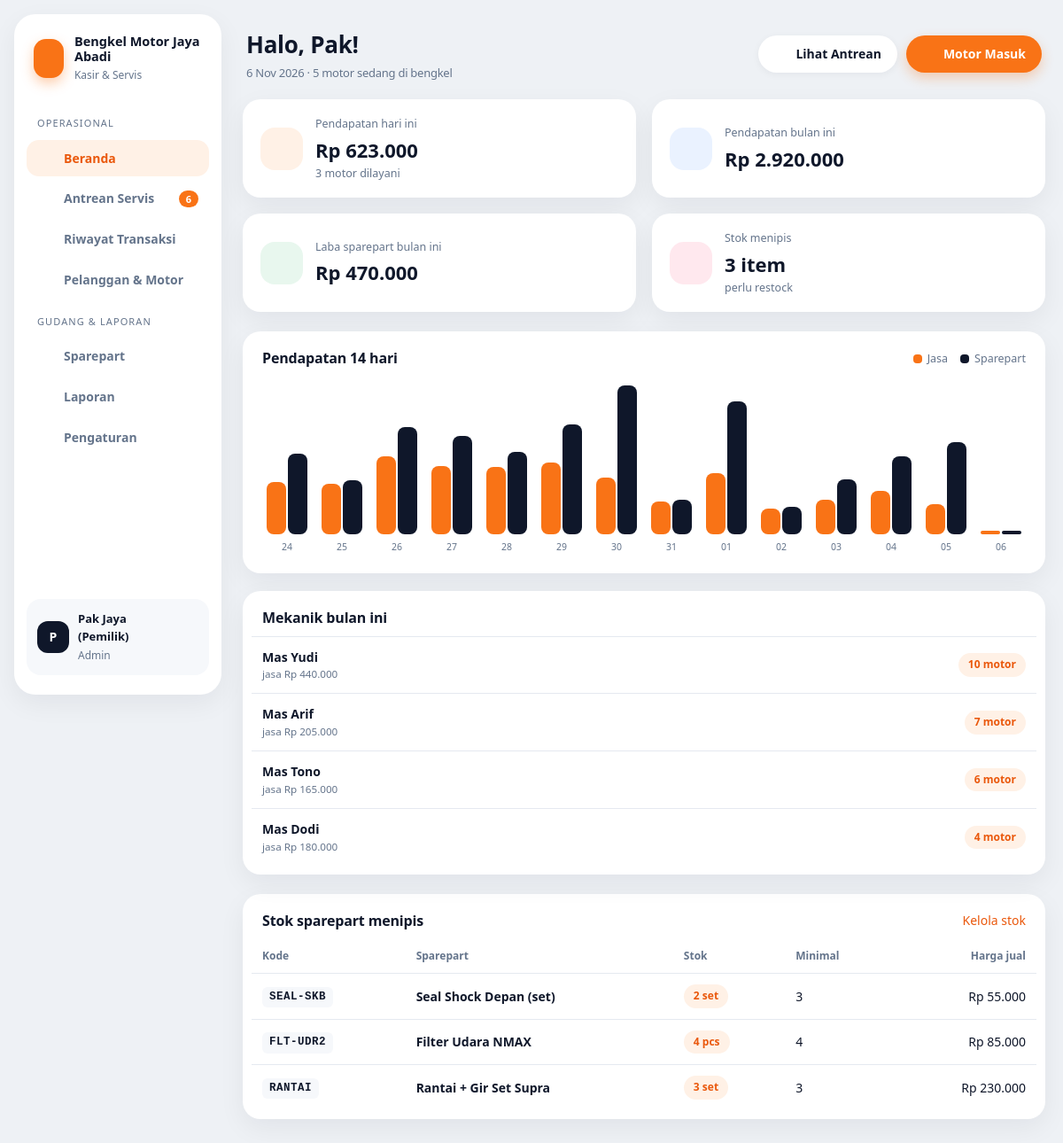
Page /index.php?page=dashboard (signed in) on the committed database.
### tables this page shows
CREATE TABLE pengaturan (
  id INT PRIMARY KEY,
  nama_bengkel VARCHAR(100) NOT NULL,
  alamat VARCHAR(255),
  telepon VARCHAR(30),
  interval_servis_hari SMALLINT NOT NULL DEFAULT 60,
  interval_servis_km INT NOT NULL DEFAULT 2000
);

CREATE TABLE sparepart (
  id INT AUTO_INCREMENT PRIMARY KEY,
  kode VARCHAR(20) NOT NULL UNIQUE,
  nama VARCHAR(100) NOT NULL,
  satuan VARCHAR(15) NOT NULL DEFAULT 'pcs',
  stok INT NOT NULL DEFAULT 0,
  stok_min INT NOT NULL DEFAULT 5,
  harga_beli INT NOT NULL,
  harga_jual INT NOT NULL
);

### index.php (called while the page is built, shortened)
<?php
require __DIR__ . '/includes/bootstrap.php';
$routes = [
    'login'         => 'pages/login.php',
    'logout'        => 'pages/logout.php',
    'dashboard'     => 'pages/dashboard.php',
    'antrean'       => 'pages/servis/antrean.php',
    'servis.baru'   => 'pages/servis/baru.php',
    'servis.detail' => 'pages/servis/detail.php',
    'servis.aksi'   => 'pages/servis/aksi.php',
    'servis.nota'   => 'pages/servis/nota.php',
    'transaksi'     => 'pages/servis/transaksi.php',
    'kendaraan'     => 'pages/kendaraan.php',
    'sparepart'     => 'pages/master/sparepart.php',
    'master'        => 'pages/master/index.php',
    'laporan'       => 'pages/laporan.php',
];
$page = $_GET['page'] ?? 'dashboard';
require __DIR__ . '/' . $routes[$page];

### pages/dashboard.php (the view)
<?php
$hari = q("SELECT COUNT(*) n, COALESCE(SUM(total),0) t, COALESCE(SUM(total_jasa),0) j FROM work_order WHERE status = 'lunas' AND DATE(lunas_at) = CURDATE()")->fetch();
$bulan = q("SELECT COALESCE(SUM(total),0) t FROM work_order WHERE status = 'lunas' AND lunas_at >= DATE_FORMAT(CURDATE(), '%Y-%m-01')")->fetchColumn();
$labaPart = q("SELECT COALESCE(SUM(i.qty * (i.harga - i.harga_beli)),0) FROM wo_item i JOIN work_order w ON w.id = i.wo_id
               WHERE i.jenis = 'part' AND w.status = 'lunas' AND w.lunas_at >= DATE_FORMAT(CURDATE(), '%Y-%m-01')")->fetchColumn();
$aktif = q("SELECT status, COUNT(*) n FROM work_order WHERE status IN ('antri','dikerjakan','selesai') GROUP BY status")->fetchAll(PDO::FETCH_KEY_PAIR);
$menipis = q('SELECT * FROM sparepart WHERE stok <= stok_min ORDER BY stok - stok_min, nama')->fetchAll();
$grafik = [];
for ($i = 13; $i >= 0; $i--) $grafik[date('Y-m-d', strtotime("-$i day"))] = ['j' => 0, 'p' => 0];
foreach (q("SELECT DATE(lunas_at) d, SUM(total_jasa) j, SUM(total_part) p FROM work_order WHERE status = 'lunas' AND lunas_at >= CURDATE() - INTERVAL 13 DAY GROUP BY d")->fetchAll() as $r) {
    if (isset($grafik[$r['d']])) $grafik[$r['d']] = ['j' => (int) $r['j'], 'p' => (int) $r['p']];
}
$max = max(1, ...array_values(array_map(fn ($g) => max($g['j'], $g['p']), $grafik)));
$mekanik = q("SELECT m.nama, COUNT(w.id) n, COALESCE(SUM(w.total_jasa),0) jasa FROM mekanik m LEFT JOIN work_order w ON w.mekanik_id = m.id AND w.status = 'lunas'
              AND w.lunas_at >= DATE_FORMAT(CURDATE(), '%Y-%m-01') WHERE m.aktif = 1 GROUP BY m.id ORDER BY n DESC")->fetchAll();
$title = 'Halo, ' . explode(' ', user()['nama'])[0] . '!';
$sub = tgl(date('Y-m-d')) . ' · ' . (($aktif['antri'] ?? 0) + ($aktif['dikerjakan'] ?? 0)) . ' motor sedang di bengkel';
$actions = '<a class="btn" href="' . url('antrean') . '">' . icon('clipboard', 16) . ' Lihat Antrean</a><a class="btn btn-primary" href="' . url('servis.baru') . '">' . icon('plus', 16) . ' Motor Masuk</a>';
require __DIR__ . '/../includes/header.php';
?>
<div class="stats">
    <div class="stat"><div class="ico ico-orange"><?= icon('wallet', 22) ?></div><div><small>Pendapatan hari ini</small><strong><?= rupiah($hari['t']) ?></strong><small><?= $hari['n'] ?> motor dilayani</small></div></div>
    <div class="stat"><div class="ico ico-blue"><?= icon('chart', 22) ?></div><div><small>Pendapatan bulan ini</small><strong><?= rupiah($bulan) ?></strong></div></div>
    <div class="stat"><div class="ico ico-green"><?= icon('box', 22) ?></div><div><small>Laba sparepart bulan ini</small><strong><?= rupiah($labaPart) ?></strong></div></div>
    <div class="stat"><div class="ico ico-red"><?= icon('alert', 22) ?></div><div><small>Stok menipis</small><strong><?= count($menipis) ?> item</strong><small>perlu restock</small></div></div>
</div>
<div class="grid-2">
    <div class="card">
        <div class="card-head"><h2>Pendapatan 14 hari</h2><div class="legend"><span><i style="background:var(--orange)"></i>Jasa</span><span><i style="background:var(--ink)"></i>Sparepart</span></div></div>
        <div class="card-body"><div class="bars">
            <?php foreach ($grafik as $d => $g): ?>
                <div class="bar-col" title="<?= tgl($d) ?>: jasa <?= rupiah($g['j']) ?>, part <?= rupiah($g['p']) ?>">
                    <div class="bar-pair"><div class="bar" style="height:<?= round($g['j'] / $max * 100) ?>%"></div><div class="bar part" style="height:<?= round($g['p'] / $max * 100) ?>%"></div></div>
                    <small><?= date('d', strtotime($d)) ?></small>
                </div>
            <?php endforeach; ?>
        </div></div>
    </div>
    <div class="card">
        <div class="card-head"><h2>Mekanik bulan ini</h2></div>
        <div class="table-wrap"><table><tbody>
            <?php foreach ($mekanik as $m): ?><tr><td><strong><?= e($m['nama']) ?></strong><small>jasa <?= rupiah($m['jasa']) ?></small></td><td class="text-right"><span class="badge badge-orange"><?= $m['n'] ?> motor</span></td></tr><?php endforeach; ?>
        </tbody></table></div>
    </div>
</div>
<div class="card mt">
    <div class="card-head"><h2>Stok sparepart menipis</h2><a href="<?= url('sparepart') ?>">Kelola stok</a></div>
    <div class="table-wrap"><table>
        <thead><tr><th>Kode</th><th>Sparepart</th><th>Stok</th><th>Minimal</th><th class="text-right">Harga jual</th></tr></thead>
        <tbody><?php foreach ($menipis as $p): ?>
            <tr><td><span class="plat" style="background:var(--soft);color:var(--ink)"><?= e($p['kode']) ?></span></td><td><strong><?= e($p['nama']) ?></strong></td>
                <td><span class="badge <?= $p['stok'] == 0 ? 'badge-red' : 'badge-orange' ?>"><?= $p['stok'] ?> <?= e($p['satuan']) ?></span></td><td><?= $p['stok_min'] ?></td><td class="text-right"><?= rupiah($p['harga_jual']) ?></td></tr>
        <?php endforeach; ?>
        <?php if (!$menipis): ?><tr><td colspan="5" class="empty">Semua stok aman.</td></tr><?php endif; ?></tbody>
    </table></div>
</div>
<?php require __DIR__ . '/../includes/footer.php'; ?>

### includes/header.php (shortened to what this page needs)
<?php
$aktif = (int) q("SELECT COUNT(*) FROM work_order WHERE status IN ('antri','dikerjakan','selesai')")->fetchColumn();
$menu = [
    'Operasional' => [['dashboard', 'Beranda', 'home', 0], ['antrean', 'Antrean Servis', 'wrench', $aktif], ['transaksi', 'Riwayat Transaksi', 'receipt', 0], ['kendaraan', 'Pelanggan & Motor', 'bike', 0]],
    'Gudang & Laporan' => [['sparepart', 'Sparepart', 'box', 0], ['laporan', 'Laporan', 'chart', 0]],
];
if (user()['role'] === 'admin') $menu['Gudang & Laporan'][] = ['master', 'Pengaturan', 'settings', 0];
$current = explode('.', $_GET['page'] ?? 'dashboard')[0];
?>
<!DOCTYPE html>
<html lang="id">
<head>
    <title><?= e($title ?? 'Beranda') ?> · <?= e(setting()['nama_bengkel']) ?></title>
    <link rel="stylesheet" href="assets/css/style.css">
</head>
<body>
<div class="layout">
    <aside class="sidebar" id="sidebar">
        <div class="brand"><span class="brand-mark"><?= icon('wrench', 22) ?></span><div><strong><?= e(setting()['nama_bengkel']) ?></strong><small>Kasir & Servis</small></div></div>
        <nav>
            <?php foreach ($menu as $sec => $links): ?>
                <div class="sec"><?= $sec ?></div>
                <?php foreach ($links as [$key, $label, $ic, $n]): ?>
                    <a href="<?= url($key) ?>" class="<?= $current === $key ? 'active' : '' ?>"><?= icon($ic) ?> <?= $label ?><?php if ($n): ?><span class="count"><?= $n ?></span><?php endif; ?></a>
                <?php endforeach; ?>
            <?php endforeach; ?>
        </nav>
        <div class="grow"></div>
        <div class="me"><span class="avatar"><?= e(strtoupper(substr(user()['nama'], 0, 1))) ?></span><div class="grow"><strong><?= e(user()['nama']) ?></strong><small><?= e(ucfirst(user()['role'])) ?></small></div>
            <a class="icon-btn" href="<?= url('logout') ?>" title="Keluar"><?= icon('logout', 16) ?></a></div>
    </aside>
    <main class="main">
        <header class="topbar">
            <h1><?= e($title ?? 'Beranda') ?><?php if (!empty($sub)): ?><span class="sub"><?= $sub ?></span><?php endif; ?></h1>
            <div class="topbar-actions"><?= $actions ?? '' ?></div>
        </header>

### rows in the picture
pengaturan: nama_bengkel "Bengkel Motor Jaya Abadi"
sparepart: kode "SEAL-SKB", nama "Seal Shock Depan (set)", stok "2", satuan "set", stok_min "3", harga_jual "Rp 55.000"
sparepart: kode "FLT-UDR2", nama "Filter Udara NMAX", stok "4", satuan "pcs", stok_min "4", harga_jual "Rp 85.000"
sparepart: kode "RANTAI", nama "Rantai + Gir Set Supra", stok "3", satuan "set", stok_min "3", harga_jual "Rp 230.000"

### other values in the picture
$sec "OPERASIONAL"
$label "Beranda"
$label "Antrean Servis"
$n "6"
$label "Riwayat Transaksi"
$label "Pelanggan & Motor"
$sec "GUDANG & LAPORAN"
$label "Sparepart"
$label "Laporan"
$label "Pengaturan"
substr(user()['nama'], 0, 1) "P"
user()['nama'] "Pak Jaya (Pemilik)"
user()['role'] "Admin"
$title "Halo, Pak!"
$sub "6 Nov 2026 · 5 motor sedang di bengkel"
